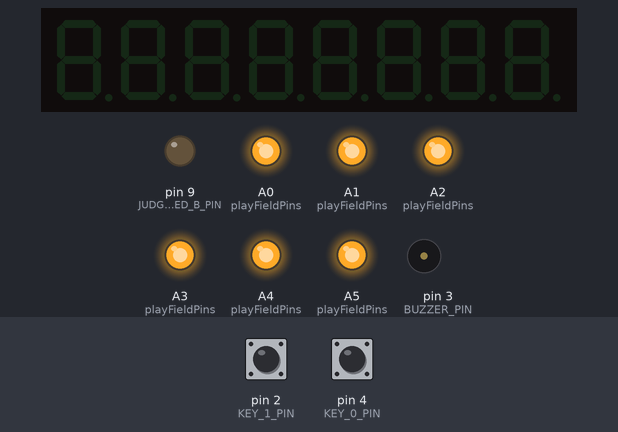
The sketch below on a simulated Arduino Uno, built with avr-gcc and run on an emulated ATmega328P. Parts: 8-digit seven-segment display, output pins drawn as LEDs (lit = HIGH), buzzer (waves = sounding). Dashed ring = blinking. Inputs (shaded band) come from the test bench; at power-on: pin 2 (KEY_1_PIN) HIGH, pin 4 (KEY_0_PIN) HIGH. Pins used as bus, display or sensor lines are not drawn; what the sketch prints to the serial monitor is not drawn.

Above: at 0.8 s.
0.9 s: pin 2 (KEY_1_PIN) pulled LOW for 0.15 s
At 2.9 s:
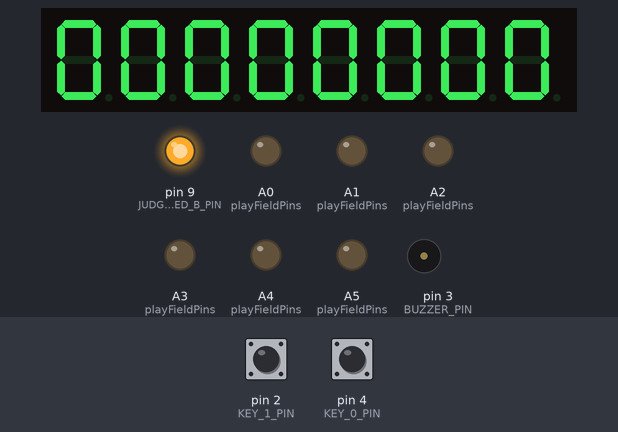
4.0 s: pin 4 (KEY_0_PIN) pulled LOW for 0.15 s
7.0 s: pin 2 (KEY_1_PIN) pulled LOW for 1 s
At 8.26 s:
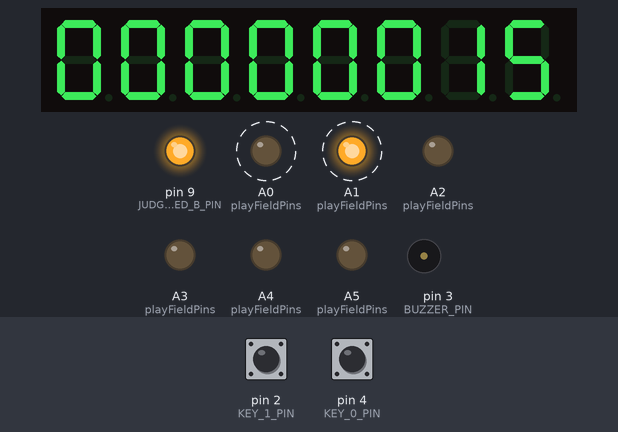
10.5 s: pin 2 (KEY_1_PIN) pulled LOW for 0.15 s
At 11.71 s:
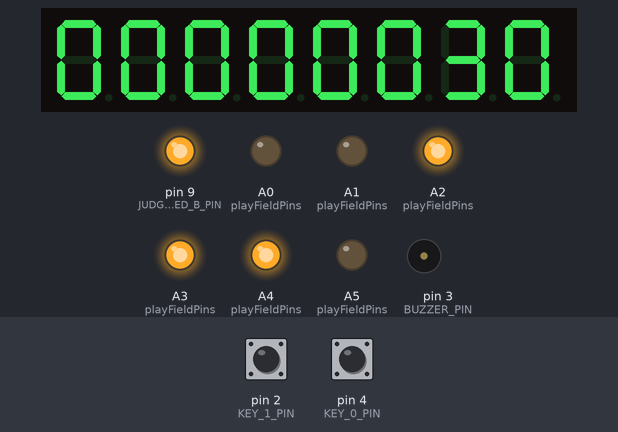
13.5 s: pin 2 (KEY_1_PIN) pulled LOW for 3.2 s
At 15.2 s:
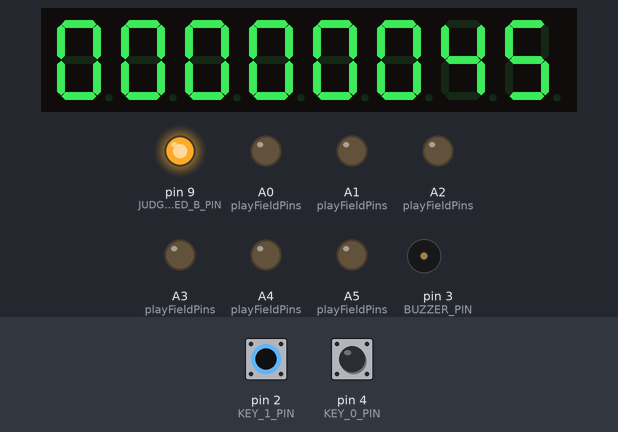
Timing chart, 0 to 16.7 s (numbered marks = the images above; inputs shaded):
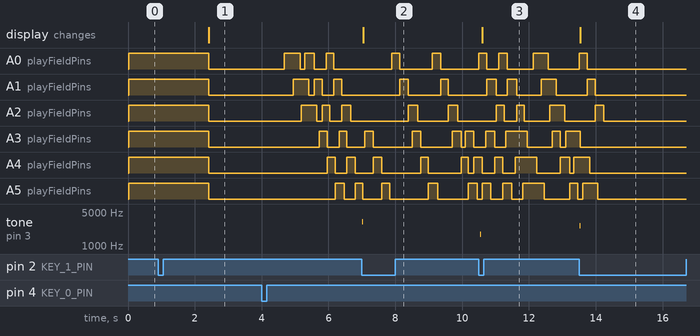

Measured:
- after the input at 0.9 s, pin 9 (JUDGE_RGB_LED_B_PIN): LOW → HIGH at once; A0 (playFieldPins), A1 (playFieldPins), A2 (playFieldPins), A3 (playFieldPins), A4 (playFieldPins), A5 (playFieldPins): HIGH → LOW after 1.5 s; the display: changes after 1.5 s (image 1)
- after the input at 7.0 s, tone on pin 3 (BUZZER_PIN): silent → 3136 Hz at once, → silent 0.02 s later; the display: changes at once (image 2)
- after the input at 10.5 s, tone on pin 3 (BUZZER_PIN): silent → 1760 Hz after 0.05 s, → silent 0.02 s later; the display: changes after 0.10 s (image 3)
- after the input at 13.5 s, tone on pin 3 (BUZZER_PIN): silent → 2637 Hz at once, → silent 0.02 s later; the display: changes at once (image 4)

The sketch:

Game.ino
```cpp
#include "LedControl.h"
#include "notes.h"
// game/song params
const int GLOBAL_DELAY_MS = 3000; // used to adjust both song and notes together
const int TIMING_WINDOW_MS = 200; // how many ms can the player hit the note before or after the note's time
const int BEATS_PER_MINUTE = 120; // song's BPM
const int NUM_KEYS = 2; // number of player input keys
const int NUM_ROWS = 3; // number of rows in the playfield
const float NOTE_SPEED = 2; // number of rows of separation between consecutive notes
const int BEAT_DURATION_MS = 60.0 / BEATS_PER_MINUTE * 1000;
const int PLAYFIELD_DRAW_DISTANCE_MS = NUM_ROWS / NOTE_SPEED * BEAT_DURATION_MS;
const unsigned int LAST_NOTE = sizeof(songNotes) / sizeof(songNotes[0]);
const int POINTS_ON_HIT = 15;

// pins
const int BUZZER_PIN = 3; // PWM pin for the buzzer
const int JUDGE_RGB_LED_R_PIN = 11; // red pin for an RGB LED (used to tell the player if he hit or missed the note)
const int JUDGE_RGB_LED_G_PIN = 10; // green pin for an RGB LED
const int JUDGE_RGB_LED_B_PIN = 9; // blue pin for an RGB LED
const int JUDGE_LED_RED = 6;
const int JUDGE_LED_GREEN = 5;
const int KEY_0_PIN = 4; // pin for the first game button (leftmost)
const int KEY_1_PIN = 2; // pin for the second game button

// colors
const byte RGB_BLACK[] = {0, 0, 0};
const byte RGB_WHITE[] = {255, 255, 255};
const byte RGB_RED[] = {255, 0, 0};
const byte RGB_GREEN[] = {0, 255, 0};
const byte RGB_BLUE[] = {0, 0, 255};


// game state
unsigned int nextNoteToJudge = 0;
unsigned int gameStartMillis = 0;
bool lastSeenKeys[NUM_KEYS] = {0};
bool playField[NUM_ROWS][NUM_KEYS] = {0};
int playFieldPins [NUM_ROWS][NUM_KEYS] = {{A0, A3},{A1,A4},{A2,A5}};
int points = 0;
LedControl lc=LedControl(12,11,10,1);

bool isKeyPressed(int key) {
  switch (key) {
    case 0:
      return digitalRead(KEY_0_PIN) == LOW;
    case 1:
      return digitalRead(KEY_1_PIN) == LOW;
    // TODO: add more
    default:
      Serial.print("ERROR: unknown key in function isKeyPressed():");
      Serial.println(key);
      return false;
  }
}

void setJudgeColor(const byte color[]) {
  analogWrite(JUDGE_RGB_LED_R_PIN, 255 - color[0]);
  analogWrite(JUDGE_RGB_LED_G_PIN, 255 - color[1]);
  analogWrite(JUDGE_RGB_LED_B_PIN, 255 - color[2]);
}

void judgeMiss() {
  // TODO: blink and then reset?
  Serial.print("MISS\n");
  setJudgeColor(RGB_RED);
  noTone(BUZZER_PIN);
}

void judgeHit(const Note& note) {
  // TODO: blink and then reset?
  setJudgeColor(RGB_GREEN);
  tone(BUZZER_PIN, note.frequency, note.durationMs);
  points += POINTS_ON_HIT;
}

void setup() {


  pinMode(BUZZER_PIN, OUTPUT);
  pinMode(JUDGE_RGB_LED_R_PIN, OUTPUT);
  pinMode(JUDGE_RGB_LED_G_PIN, OUTPUT);
  pinMode(JUDGE_RGB_LED_B_PIN, OUTPUT);
  pinMode(KEY_0_PIN, INPUT_PULLUP);
  pinMode(KEY_1_PIN, INPUT_PULLUP);
  pinMode(A0, OUTPUT);
  pinMode(A1, OUTPUT);
  pinMode(A2, OUTPUT);
  pinMode(A3, OUTPUT);
  pinMode(A4, OUTPUT);
  pinMode(A5, OUTPUT);
  // TODO: set this baud rate in the Serial Monitor
  Serial.begin(115200);

  digitalWrite(JUDGE_LED_RED, HIGH);
  digitalWrite(JUDGE_LED_GREEN, HIGH);
  // print game/song params
  Serial.print("Setting global delay to (in ms): ");
  Serial.println(GLOBAL_DELAY_MS);
  Serial.print("Setting timing window to (in ms): ");
  Serial.println(TIMING_WINDOW_MS);
  Serial.print("Setting song's BPM to: ");
  Serial.println(BEATS_PER_MINUTE);
  Serial.print("Setting game's key number to: ");
  Serial.println(NUM_KEYS);
  Serial.print("Setting game's playfield rows number to: ");
  Serial.println(NUM_ROWS);
  Serial.print("Setting game's note speed to: ");
  Serial.println(NOTE_SPEED);
  Serial.print("Setting song's beat duration to (in ms): ");
  Serial.println(BEAT_DURATION_MS);
  Serial.print("Setting game's playfield draw distance to (in ms): ");
  Serial.println(PLAYFIELD_DRAW_DISTANCE_MS);
  Serial.print("Setting song's number of notes to: ");
  Serial.println(LAST_NOTE);

  // set judge LED to white to say it's waiting for the first input
  //setJudgeColor(RGB_WHITE);
  digitalWrite(A0, HIGH);
  digitalWrite(A1, HIGH);
  digitalWrite(A2, HIGH);
  digitalWrite(A3, HIGH);
  digitalWrite(A4, HIGH);
  digitalWrite(A5, HIGH);

  // Initialize display
  lc.shutdown(0,false);
  lc.setIntensity(0,8);
  lc.clearDisplay(0);

  // loop until we get any input
  // store the first key press to not judge a note because of it
  while (true) {
    bool starting = false;

    for (int i = 0; i < NUM_KEYS; ++i) {
      if (isKeyPressed(i)) {
        lastSeenKeys[i] = true;
        starting = true;
      }
    }

    if (starting) {
      break;
    }
  }

  // blink judge for a sec to say the game is starting
  setJudgeColor(RGB_BLACK);
  delay(500);
  setJudgeColor(RGB_GREEN);
  delay(1000);
  setJudgeColor(RGB_BLACK);

  // store play start millis
  gameStartMillis = millis();
}

void loop() {
  // clear playfield
  memset(playField, 0, sizeof(playField));

  // stop if the song is over
  if (nextNoteToJudge == LAST_NOTE) {
    return;
  }

  Serial.println("Song is playing");

  auto nowMs = millis() - gameStartMillis;

  Serial.print("Current song time (in ms): ");
  Serial.println(nowMs);

  // read pressed keys only once into an array
  bool pressedKeys[NUM_KEYS];
  for (int i = 0; i < NUM_KEYS; ++i) {
    pressedKeys[i] = isKeyPressed(i);
  }

  // DEBUG: dump pressed keys
  char playerKeys[NUM_KEYS + 1];
  for (int i = 0; i < NUM_KEYS; ++i) {
    if (pressedKeys[i]) {
      playerKeys[i] = '1';
    }
    else {
      playerKeys[i] = '0';
    }
  }
  playerKeys[NUM_KEYS] = '\0';
  Serial.print("Player keys: ");
  Serial.println(playerKeys);


  // judge new notes
  while (true) {
    Serial.print("Judging note ");
    Serial.println(nextNoteToJudge);

    // get the next note not yet judged
    auto& note = songNotes[nextNoteToJudge];
    auto adjustedNoteStartMs = note.startTime.toMs() + GLOBAL_DELAY_MS;

    Serial.print("Note's start time is ");
    Serial.println(adjustedNoteStartMs);

    // if it's ahead of the timing window...
    if (adjustedNoteStartMs > nowMs + TIMING_WINDOW_MS) {
      Serial.println("Note is ahead of the timing window");

      // any keypress here is a miss, but it doesn't count as a judged note
      // note: a keypress is a transition from key up to key down
      for (int i = 0; i < NUM_KEYS; ++i) {
        if (!lastSeenKeys[note.track] && pressedKeys[i]) {
          Serial.print("Found a MISS on key ");
          Serial.println(i);

          judgeMiss();
          break;
        }
      }

      // don't judge further notes
      break;
    }

    // if it's inside the timing window, check for keypress
    // note: a keypress is a transition from key up to key down
    // sign cast is needed because one side may be negative
    if ((int) adjustedNoteStartMs >= (int) nowMs - TIMING_WINDOW_MS) {
      Serial.println("Note is inside of the timing window");

      Serial.print("Checking note track: ");
      Serial.println(note.track);
      if (!lastSeenKeys[note.track] && pressedKeys[note.track]) {
        Serial.print("Found a HIT on key ");
        Serial.println(note.track);

        // store key now to prevent reprocessing it for another note
        lastSeenKeys[note.track] = true;
        judgeHit(note);
        nextNoteToJudge += 1;
      }

      // don't judge further notes
      break;
    }

    // if it's behind the timing window, it's a miss
    // sign cast is needed because one side may be negative
    if ((int) adjustedNoteStartMs < (int) nowMs - TIMING_WINDOW_MS) {
      Serial.println("Note is behind of the timing window -- MISS");

      judgeMiss();
      nextNoteToJudge += 1;
    }

    // stop if the song is over
    if (nextNoteToJudge == LAST_NOTE) {
      break;
    }
  }

  // draw remaining notes in the playfield
  int nextNoteToDraw = nextNoteToJudge;
  while (true) {
    Serial.print("Drawing note ");
    Serial.println(nextNoteToDraw);


    // get the next note not yet drawn
    auto& note = songNotes[nextNoteToDraw];
    auto adjustedNoteStartMs = note.startTime.toMs() + GLOBAL_DELAY_MS;

    // if it's ahead of the playfield, stop
    if (adjustedNoteStartMs > nowMs + PLAYFIELD_DRAW_DISTANCE_MS) {
      Serial.println("Note is not yet visible in the playfield");

      // don't draw further notes
      break;
    }

    // calculate this note's vertical position
    auto noteDelayMs = adjustedNoteStartMs - nowMs;
    Serial.print("Note's delay is ");
    Serial.println(noteDelayMs);
    int row = noteDelayMs * NOTE_SPEED / BEAT_DURATION_MS;
    Serial.print("Note's vertical position is ");
    Serial.println(row);

    // turn on the corresponding LED
    playField[row][note.track] = true;


    nextNoteToDraw += 1;


    // stop if the song is over
    if (nextNoteToDraw == LAST_NOTE) {
      break;
    }
  }

  // store current keys
  memcpy(lastSeenKeys, pressedKeys, NUM_KEYS);

  // DEBUG: print timestamp
  char timestamp[10];
  int nowMinutes = nowMs / (1000 * 60);
  nowMs = nowMs % (1000 * 60);
  int nowSeconds = nowMs / 1000;
  nowMs = nowMs % 1000;
  snprintf(timestamp, 9, "%02d:%02d.%03d", nowMinutes, nowSeconds, nowMs);
  Serial.println(timestamp);

  // print display
  int display;
  int points_cpy = points;
  Serial.print(points);
  for (int idx=0; idx<8; idx++)
  {
    display = points_cpy%10;
    points_cpy /= 10;
    lc.setDigit(0,idx,display, false);
  }


  // DEBUG: print playfield
  char playFieldString[NUM_ROWS * (NUM_KEYS + 2)]; // reserve space for \r\n
  for (int row = 0; row < NUM_ROWS; ++row) {
    for (int col = 0; col < NUM_KEYS; ++col) {
      if (playField[NUM_ROWS - row - 1][col]) {
        playFieldString[row * (NUM_KEYS + 2) + col] = '1';
        digitalWrite(playFieldPins[row][col], HIGH);
      }
      else {
        digitalWrite(playFieldPins[row][col], LOW);
        playFieldString[row * (NUM_KEYS + 2) + col] = '0';
      }

      playFieldString[row * (NUM_KEYS + 2) + NUM_KEYS] = '\r';
      playFieldString[row * (NUM_KEYS + 2) + NUM_KEYS + 1] = '\n';
    }
  }
  playFieldString[NUM_ROWS * (NUM_KEYS + 2) - 2] = '\0';
  Serial.println(playFieldString);
}
```

notes.h
```cpp
#define NOTE_B0 31
#define NOTE_C1 33
#define NOTE_CS1 35
#define NOTE_D1 37
#define NOTE_DS1 39
#define NOTE_E1 41
#define NOTE_F1 44
#define NOTE_FS1 46
#define NOTE_G1 49
#define NOTE_GS1 52
#define NOTE_A1 55
#define NOTE_AS1 58
#define NOTE_B1 62
#define NOTE_C2 65
#define NOTE_CS2 69
#define NOTE_D2 73
#define NOTE_DS2 78
#define NOTE_E2 82
#define NOTE_F2 87
#define NOTE_FS2 93
#define NOTE_G2 98
#define NOTE_GS2 104
#define NOTE_A2 110
#define NOTE_AS2 117
#define NOTE_B2 123
#define NOTE_C3 131
#define NOTE_CS3 139
#define NOTE_D3 147
#define NOTE_DS3 156
#define NOTE_E3 165
#define NOTE_F3 175
#define NOTE_FS3 185
#define NOTE_G3 196
#define NOTE_GS3 208
#define NOTE_A3 220
#define NOTE_AS3 233
#define NOTE_B3 247
#define NOTE_C4 262
#define NOTE_CS4 277
#define NOTE_D4 294
#define NOTE_DS4 311
#define NOTE_E4 330
#define NOTE_F4 349
#define NOTE_FS4 370
#define NOTE_G4 392
#define NOTE_GS4 415
#define NOTE_A4 440
#define NOTE_AS4 466
#define NOTE_B4 494
#define NOTE_C5 523
#define NOTE_CS5 554
#define NOTE_D5 587
#define NOTE_DS5 622
#define NOTE_E5 659
#define NOTE_F5 698
#define NOTE_FS5 740
#define NOTE_G5 784
#define NOTE_GS5 831
#define NOTE_A5 880
#define NOTE_AS5 932
#define NOTE_B5 988
#define NOTE_C6 1047
#define NOTE_CS6 1109
#define NOTE_D6 1175
#define NOTE_DS6 1245
#define NOTE_E6 1319
#define NOTE_F6 1397
#define NOTE_FS6 1480
#define NOTE_G6 1568
#define NOTE_GS6 1661
#define NOTE_A6 1760
#define NOTE_AS6 1865
#define NOTE_B6 1976
#define NOTE_C7 2093
#define NOTE_CS7 2217
#define NOTE_D7 2349
#define NOTE_DS7 2489
#define NOTE_E7 2637
#define NOTE_F7 2794
#define NOTE_FS7 2960
#define NOTE_G7 3136
#define NOTE_GS7 3322
#define NOTE_A7 3520
#define NOTE_AS7 3729
#define NOTE_B7 3951
#define NOTE_C8 4186
#define NOTE_CS8 4435
#define NOTE_D8 4699
#define NOTE_DS8 4978

class Time {
public:
  unsigned int minutes;
  unsigned int seconds;
  unsigned int ms;

  Time(unsigned int minutes, unsigned int seconds, unsigned int ms) {
    this->minutes = minutes;
    this->seconds = seconds;
    this->ms = ms;
  }

  unsigned int toMs() {
    return minutes * 60 * 1000 + seconds * 1000 + ms;
  }
};

class Note {
public:
  byte track;
  Time startTime = Time(0, 0, 0);
  byte channel;
  unsigned int frequency;
  unsigned long durationMs;

  Note(byte track, Time startTime, byte channel, unsigned int frequency, unsigned long durationMs) {
    this->track = track;
    this->startTime = startTime;
    this->channel = channel;
    this->frequency = frequency;
    this->durationMs = durationMs;
  }
};

Note songNotes[] = {
  Note(0, Time(0, 0, 0), 0, NOTE_E7, 20),
  Note(0, Time(0, 0, 200), 0, NOTE_E7, 20),
  Note(0, Time(0, 0, 600), 0, NOTE_E7, 20),
  Note(1, Time(0, 1, 0), 0, NOTE_C7, 20),
  Note(0, Time(0, 1, 200), 0, NOTE_E7, 20),
  Note(1, Time(0, 1, 600), 0, NOTE_G7, 20),
  Note(1, Time(0, 2, 400), 0, NOTE_G6, 20),


  Note(0, Time(0, 3, 200), 0, NOTE_C7, 20),
  Note(1, Time(0, 3, 800), 0, NOTE_G6, 20),
  Note(0, Time(0, 4, 400), 0, NOTE_E6, 20),
  Note(1, Time(0, 5, 0), 0, NOTE_A6, 20),
  Note(1, Time(0, 5, 400), 0, NOTE_B6, 20),
  Note(0, Time(0, 5, 800), 0, NOTE_AS6, 20),
  Note(1, Time(0, 6, 0), 0, NOTE_A6, 20),


  Note(0, Time(0, 6, 400), 0, NOTE_G6, 30),
  Note(1, Time(0, 6, 600), 0, NOTE_E7, 30),
  Note(1, Time(0, 6, 800), 0, NOTE_G7, 30),
  Note(1, Time(0, 7, 0), 0, NOTE_A7, 20),
  Note(0, Time(0, 7, 400), 0, NOTE_F7, 20),
  Note(0, Time(0, 7, 600), 0, NOTE_G7, 20),
  Note(1, Time(0, 8, 0), 0, NOTE_E7, 20),
  Note(1, Time(0, 8, 400), 0, NOTE_C7, 20),
  Note(1, Time(0, 8, 600), 0, NOTE_D7, 20),
  Note(0, Time(0, 8, 800), 0, NOTE_B6, 20)

};
```
